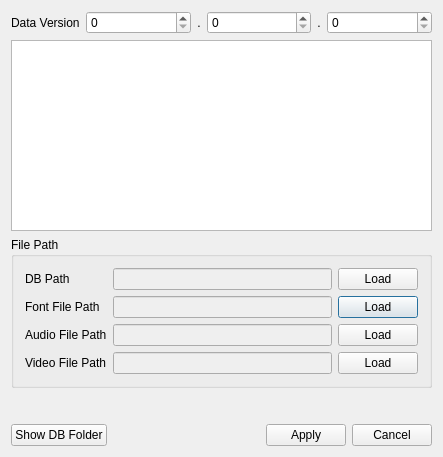
<?xml version="1.0" encoding="UTF-8"?>
<ui version="4.0">
 <class>RegistrySettings</class>
 <widget class="QDialog" name="RegistrySettings">
  <property name="windowModality">
   <enum>Qt::WindowModal</enum>
  </property>
  <property name="geometry">
   <rect>
    <x>0</x>
    <y>0</y>
    <width>443</width>
    <height>457</height>
   </rect>
  </property>
  <property name="sizePolicy">
   <sizepolicy hsizetype="Expanding" vsizetype="Expanding">
    <horstretch>0</horstretch>
    <verstretch>0</verstretch>
   </sizepolicy>
  </property>
  <property name="minimumSize">
   <size>
    <width>349</width>
    <height>159</height>
   </size>
  </property>
  <property name="baseSize">
   <size>
    <width>349</width>
    <height>159</height>
   </size>
  </property>
  <property name="contextMenuPolicy">
   <enum>Qt::NoContextMenu</enum>
  </property>
  <property name="windowTitle">
   <string>DB Version</string>
  </property>
  <layout class="QVBoxLayout" name="verticalLayout_2">
   <item>
    <layout class="QVBoxLayout" name="verticalLayout">
     <item>
      <layout class="QHBoxLayout" name="horizontalLayout_2" stretch="0,1,0,1,0,1">
       <item>
        <widget class="QLabel" name="label_5">
         <property name="text">
          <string>Data Version</string>
         </property>
        </widget>
       </item>
       <item>
        <widget class="QSpinBox" name="sbVer1"/>
       </item>
       <item>
        <widget class="QLabel" name="label_6">
         <property name="text">
          <string>.</string>
         </property>
         <property name="alignment">
          <set>Qt::AlignCenter</set>
         </property>
        </widget>
       </item>
       <item>
        <widget class="QSpinBox" name="sbVer2"/>
       </item>
       <item>
        <widget class="QLabel" name="label_7">
         <property name="text">
          <string>.</string>
         </property>
         <property name="alignment">
          <set>Qt::AlignCenter</set>
         </property>
        </widget>
       </item>
       <item>
        <widget class="QSpinBox" name="sbVer3"/>
       </item>
      </layout>
     </item>
     <item>
      <widget class="QTableView" name="m_tblOPDataVersion"/>
     </item>
    </layout>
   </item>
   <item>
    <widget class="QGroupBox" name="gbFilePath">
     <property name="title">
      <string>File Path</string>
     </property>
     <layout class="QGridLayout" name="gridLayout_2">
      <item row="0" column="0">
       <layout class="QGridLayout" name="gridLayout" columnstretch="0,1,0,0">
        <item row="1" column="1">
         <widget class="QLineEdit" name="m_leFontFileSavePath">
          <property name="enabled">
           <bool>false</bool>
          </property>
         </widget>
        </item>
        <item row="1" column="2">
         <widget class="QPushButton" name="btnFont">
          <property name="text">
           <string>Load</string>
          </property>
         </widget>
        </item>
        <item row="2" column="0">
         <widget class="QLabel" name="label_3">
          <property name="text">
           <string>Audio File Path</string>
          </property>
         </widget>
        </item>
        <item row="2" column="1">
         <widget class="QLineEdit" name="m_leAudioFileSavePath">
          <property name="enabled">
           <bool>false</bool>
          </property>
         </widget>
        </item>
        <item row="2" column="2">
         <widget class="QPushButton" name="btnAudio">
          <property name="text">
           <string>Load</string>
          </property>
         </widget>
        </item>
        <item row="3" column="1">
         <widget class="QLineEdit" name="m_leVideoFileSavePath">
          <property name="enabled">
           <bool>false</bool>
          </property>
         </widget>
        </item>
        <item row="3" column="2">
         <widget class="QPushButton" name="btnVideo">
          <property name="text">
           <string>Load</string>
          </property>
         </widget>
        </item>
        <item row="3" column="0">
         <widget class="QLabel" name="label_2">
          <property name="text">
           <string>Video File Path</string>
          </property>
         </widget>
        </item>
        <item row="0" column="0">
         <widget class="QLabel" name="label">
          <property name="text">
           <string>DB Path</string>
          </property>
         </widget>
        </item>
        <item row="0" column="1">
         <widget class="QLineEdit" name="m_leDBPath">
          <property name="enabled">
           <bool>false</bool>
          </property>
         </widget>
        </item>
        <item row="0" column="2">
         <widget class="QPushButton" name="btnDB">
          <property name="text">
           <string>Load</string>
          </property>
         </widget>
        </item>
        <item row="1" column="0">
         <widget class="QLabel" name="label_4">
          <property name="text">
           <string>Font File Path</string>
          </property>
         </widget>
        </item>
       </layout>
      </item>
     </layout>
    </widget>
   </item>
   <item>
    <spacer name="verticalSpacer">
     <property name="orientation">
      <enum>Qt::Vertical</enum>
     </property>
     <property name="sizeHint" stdset="0">
      <size>
       <width>20</width>
       <height>30</height>
      </size>
     </property>
    </spacer>
   </item>
   <item>
    <layout class="QHBoxLayout" name="horizontalLayout">
     <item>
      <widget class="QPushButton" name="btnOpenDBPath">
       <property name="text">
        <string>Show DB Folder</string>
       </property>
      </widget>
     </item>
     <item>
      <spacer name="horizontalSpacer">
       <property name="orientation">
        <enum>Qt::Horizontal</enum>
       </property>
       <property name="sizeHint" stdset="0">
        <size>
         <width>40</width>
         <height>20</height>
        </size>
       </property>
      </spacer>
     </item>
     <item>
      <widget class="QPushButton" name="m_pbApply">
       <property name="text">
        <string>Apply</string>
       </property>
      </widget>
     </item>
     <item>
      <widget class="QPushButton" name="m_pbCancel">
       <property name="text">
        <string>Cancel</string>
       </property>
      </widget>
     </item>
    </layout>
   </item>
  </layout>
 </widget>
 <layoutdefault spacing="6" margin="11"/>
 <tabstops>
  <tabstop>m_pbApply</tabstop>
  <tabstop>m_pbCancel</tabstop>
  <tabstop>m_leVideoFileSavePath</tabstop>
  <tabstop>m_leDBPath</tabstop>
 </tabstops>
 <resources/>
 <connections/>
</ui>
